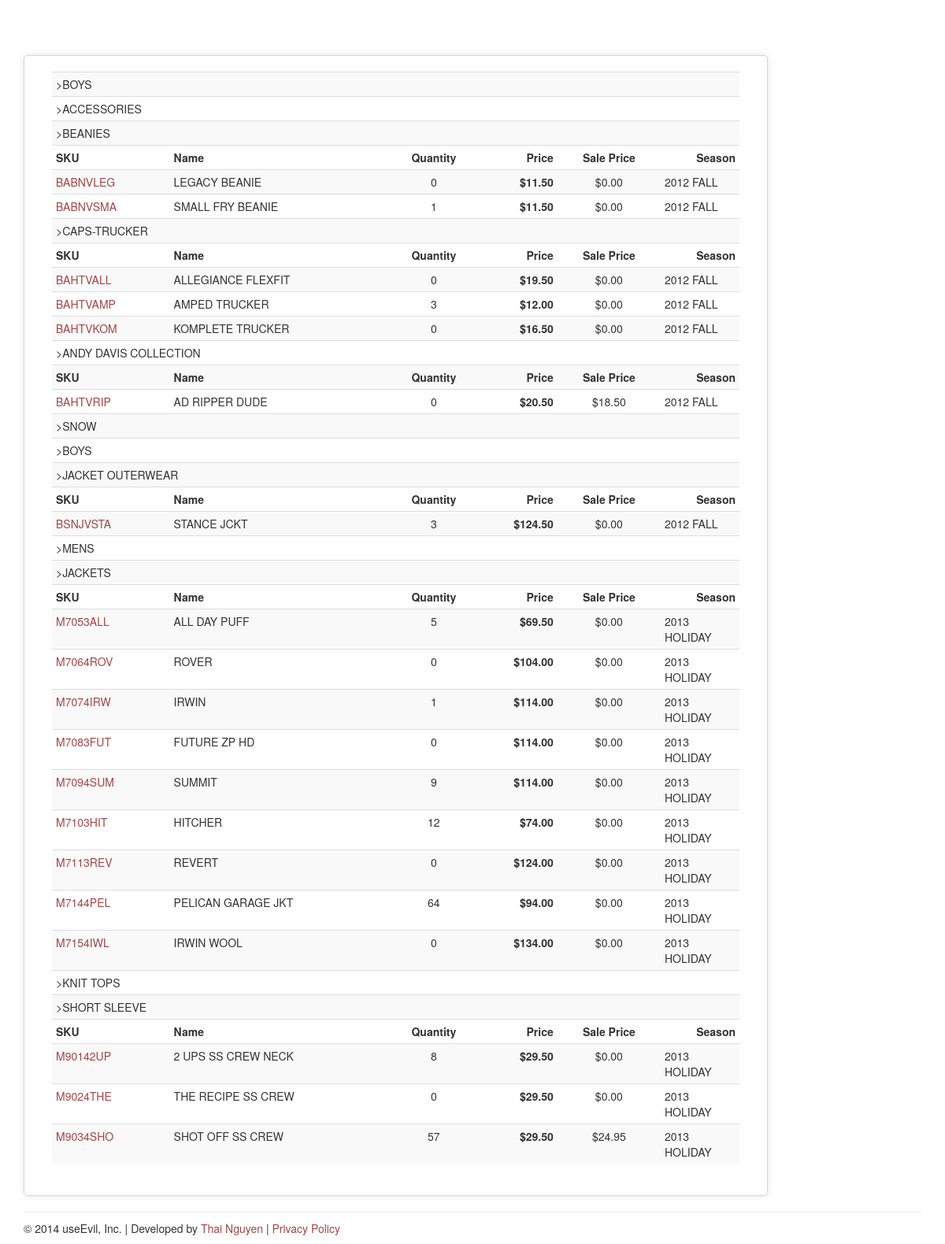
The page / on the database its author committed.
### sideproductcatalog/models.py (models this page shows, shortened)
class Category(models.Model):
    name = models.CharField(max_length=100, blank=False, null=False)
    level = models.PositiveIntegerField(blank=False, null=False)
    parent = models.PositiveIntegerField(blank=True, null=True)
    class Meta:
        verbose_name_plural = 'Categories'
    @property
    def children(self):
        return Category.objects.filter(parent=self.id)

class Product(models.Model):
    name = models.CharField(max_length=100, blank=False, null=False)
    sku = models.CharField(max_length=100, blank=False, null=False)
    taxable = models.BooleanField(blank=True, default=False)
    price = CurrencyField(blank=False, null=False, default=0.00)
    quantity = models.PositiveIntegerField(max_length=15, blank=False, null=False, default=0)
    description = models.CharField(max_length=1000, blank=True, null=True)
    sale_price = CurrencyField(blank=False, null=False, default=0.00)
    on_sale = models.BooleanField(blank=True, default=False)
    category = models.ForeignKey(Category, blank=True, null=True, related_name="products")
    season = models.CharField(max_length=25, blank=True, null=True)
    season_code = models.ForeignKey(SeasonCode, blank=True, null=True)

### sideproductcatalog/views.py (the view)
# urls.py: url(r'^$', 'sideproductcatalog.views.index', name='index'),
def index(request):
    c = Context(
            dict(
                page_title='Products',
                categories=Category.objects.filter(parent=None).all()
            )
        )
    return render_to_response('index.html', c, context_instance=RequestContext(request))

### sideproductcatalog/templates/index.html
{% extends "base.html" %}
{% load humanize %}
{% block content %}
  <div class="col-xs-12 col-sm-9 col-lg-10">
    <div class="row box-shadow">
      <div class="col-lg-12">
        <table class="table table-hover table-striped table-condensed">
        {% for category in categories %}
          {% include "include/product_list.html" with category=category %}
          {% if category.children.count %}
            {% for child in category.children.all %}
              {% include "include/product_list.html" with category=child %}
              {% if child.children.count %}
                {% for grand_child in child.children.all %}
                  {% include "include/product_list.html" with category=grand_child %}
                {% endfor %}
              {% endif %}
            {% endfor %}
          {% endif %}
        {% endfor %}
        </table>
      </div>
    </div>
  </div>
{% endblock %}

### sideproductcatalog/templates/include/product_list.html
{% load humanize %}
          <tr>
            <td colspan="6">&gt;{{ category.name }}</td>
          </tr>
          {% if category.products.count %}
            <tr>
              <th>SKU</th>
              <th>Name</th>
              <th class="center">Quantity</th>
              <th class="amount">Price</th>
              <th class="center">Sale Price</th>
              <th class="amount">Season</th>
            </tr>
            {% for product in category.products.all %}
            <tr>
              <td><a href="/product/{{ product.id }}">{{ product.sku }}</a></td>
              <td>{{ product.name }}</td>
              <td class="center">{{ product.quantity }}</td>
              <td class="amount">${{ product.price|floatformat:2|intcomma }}</td>
              <td class="center">${{ product.sale_price|floatformat:2|intcomma }}</td>
              <td>{{ product.season }}</td>
            </tr>
            {% endfor %}
          {% endif %}

### sideproductcatalog/static/css/side-product-catalog.css (style rules this page uses)
html, body { overflow-x: hidden; }
body { padding-top: 70px; }
a { text-decoration: none; color: #A54545; }
div.box-shadow { background: #fff; margin: 0; padding: 20px; border-radius: 5px; box-shadow: 0px 0px 10px 0px rgba(0,0,0,0.1); border: solid 1px #D4D5D5; }
.center { text-align: center; }
.amount { font-weight: bold; text-align: right; width: 100px; }

### rows shown on the page
Category: name "BOYS"
Category: name "ACCESSORIES"
Category: name "BEANIES"
Product: sku "BABNVLEG", name "LEGACY BEANIE", quantity "0", price "11.50", sale_price "0.00", season "2012 FALL"
Product: sku "BABNVSMA", name "SMALL FRY BEANIE", quantity "1", price "11.50", sale_price "0.00", season "2012 FALL"
Category: name "CAPS-TRUCKER"
Product: sku "BAHTVALL", name "ALLEGIANCE FLEXFIT", quantity "0", price "19.50", sale_price "0.00", season "2012 FALL"
Product: sku "BAHTVAMP", name "AMPED TRUCKER", quantity "3", price "12.00", sale_price "0.00", season "2012 FALL"
Product: sku "BAHTVKOM", name "KOMPLETE TRUCKER", quantity "0", price "16.50", sale_price "0.00", season "2012 FALL"
Category: name "ANDY DAVIS COLLECTION"
Product: sku "BAHTVRIP", name "AD RIPPER DUDE", quantity "0", price "20.50", sale_price "18.50", season "2012 FALL"
Category: name "SNOW"
Category: name "BOYS"
Category: name "JACKET OUTERWEAR"
Product: sku "BSNJVSTA", name "STANCE JCKT", quantity "3", price "124.50", sale_price "0.00", season "2012 FALL"
Category: name "MENS"
Category: name "JACKETS"
Product: sku "M7053ALL", name "ALL DAY PUFF", quantity "5", price "69.50", sale_price "0.00", season "2013 HOLIDAY"
Product: sku "M7064ROV", name "ROVER", quantity "0", price "104.00", sale_price "0.00", season "2013 HOLIDAY"
Product: sku "M7074IRW", name "IRWIN", quantity "1", price "114.00", sale_price "0.00", season "2013 HOLIDAY"
Product: sku "M7083FUT", name "FUTURE ZP HD", quantity "0", price "114.00", sale_price "0.00", season "2013 HOLIDAY"
Product: sku "M7094SUM", name "SUMMIT", quantity "9", price "114.00", sale_price "0.00", season "2013 HOLIDAY"
Product: sku "M7103HIT", name "HITCHER", quantity "12", price "74.00", sale_price "0.00", season "2013 HOLIDAY"
Product: sku "M7113REV", name "REVERT", quantity "0", price "124.00", sale_price "0.00", season "2013 HOLIDAY"
Product: sku "M7144PEL", name "PELICAN GARAGE JKT", quantity "64", price "94.00", sale_price "0.00", season "2013 HOLIDAY"
Product: sku "M7154IWL", name "IRWIN WOOL", quantity "0", price "134.00", sale_price "0.00", season "2013 HOLIDAY"
Category: name "KNIT TOPS"
Category: name "SHORT SLEEVE"
Product: sku "M90142UP", name "2 UPS SS CREW NECK", quantity "8", price "29.50", sale_price "0.00", season "2013 HOLIDAY"
Product: sku "M9024THE", name "THE RECIPE SS CREW", quantity "0", price "29.50", sale_price "0.00", season "2013 HOLIDAY"
Product: sku "M9034SHO", name "SHOT OFF SS CREW", quantity "57", price "29.50", sale_price "24.95", season "2013 HOLIDAY"
